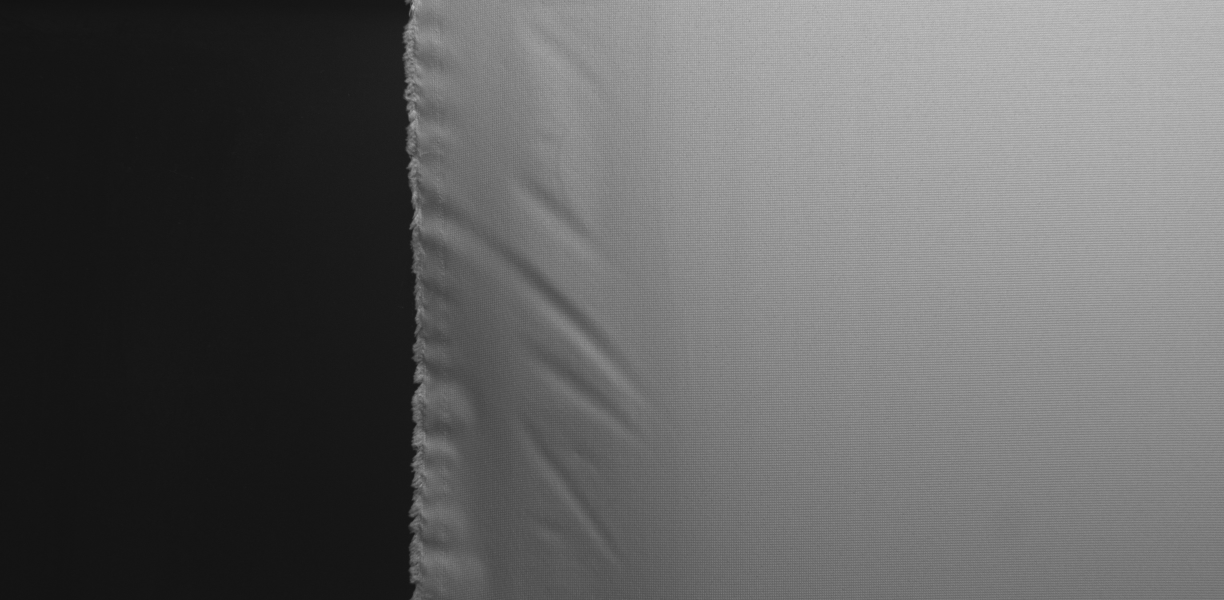
#> input picture 目标检测和残差分类算法/all_classify_net_train/our_data/shujuji/停车痕松/144152_1_0.jpg, 2448 x 1200 px (shown at 1/2 size); its folder holds only this picture in this run
$ python -i fenge_result.py   (imports and definitions only)   (older library calls are emulated)
#> lines starting #> are read from the running program, lines starting #| are printed output that depends on the picture; after the words box and inside, x2 and y2 are one past the last pixel; in counts of white or black regions, pixels touching at a corner belong together; pictures that were not available may be replaced by others from this repository, and a replacement may not be noted
#> in fenge_result, img is the input picture: shape (1200, 2448); min 17, max 206, mean 96.8
import cv2 as cv
import numpy as np
from matplotlib import pyplot as plt
import os

def gzjz(img):
##光照矫正：自适应直方图均衡法
    clahe = cv.createCLAHE(clipLimit = 2.0)
    cll = clahe.apply(img)
    return cll

def zzlb(cll,size=5):
##去噪：中值滤波
#> called with size = 5
    median = cv.medianBlur(cll, size)
    return median

def yzfg(median):
##分割二值化：局部阈值分割
    th1 = cv.adaptiveThreshold(median,255,cv.ADAPTIVE_THRESH_GAUSSIAN_C,cv.THRESH_BINARY_INV,101,8)
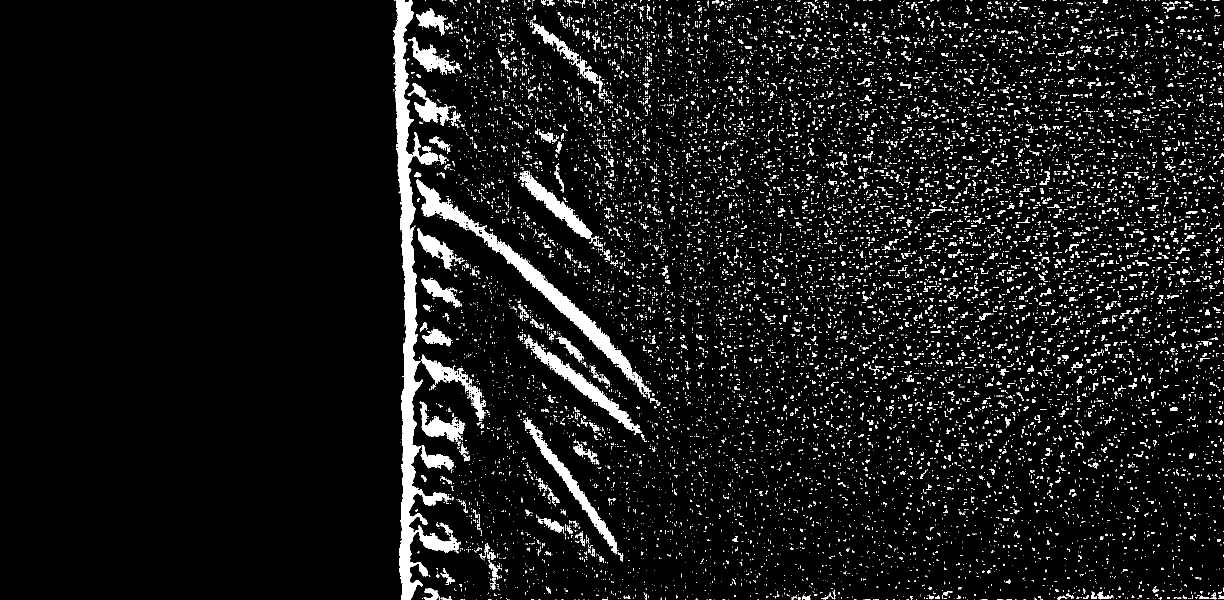
#> th1: shape (1200, 2448) (shown at 1/2 size); 6.7% white; 14415 white regions (12974 under 20 px), largest, box (x1, y1, x2, y2) and area: (786, 0, 922, 1200) 31676, (833, 358, 1303, 788) 14156, (1049, 669, 1284, 870) 5525
    th2 = cv.adaptiveThreshold(median,255,cv.ADAPTIVE_THRESH_GAUSSIAN_C,cv.THRESH_BINARY,101,-6)
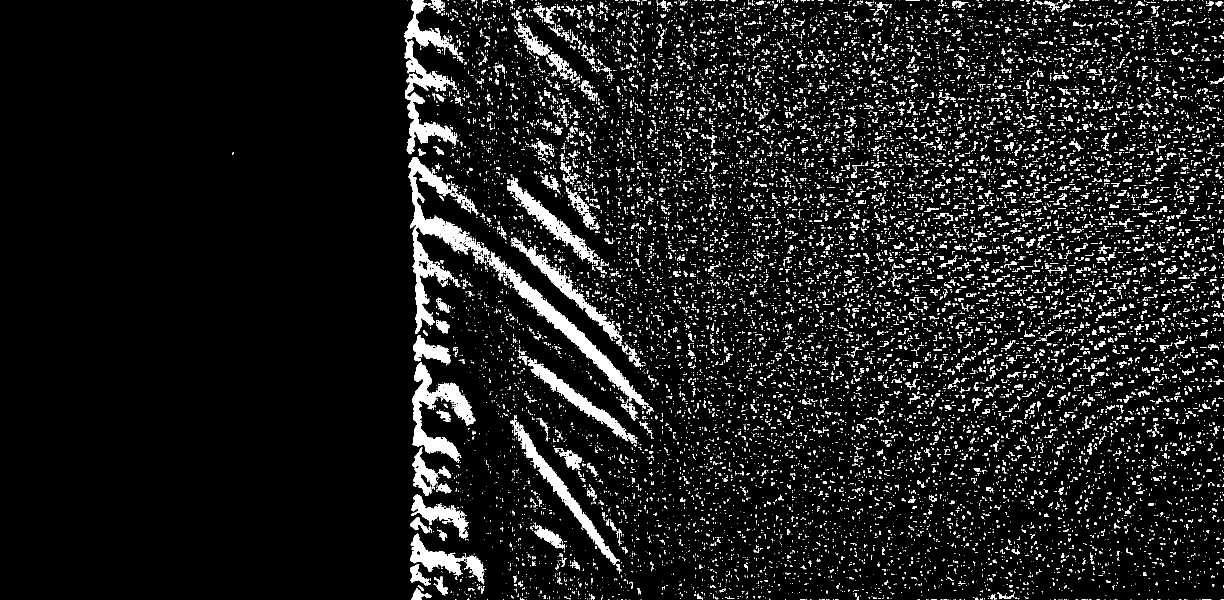
#> th2: shape (1200, 2448) (shown at 1/2 size); 8.1% white; 16971 white regions (14852 under 20 px), largest, box (x1, y1, x2, y2) and area: (816, 314, 980, 668) 13087, (808, 0, 915, 309) 9877, (978, 503, 1298, 818) 9203
    if th1 is None and th2 is None:
        th3=[]
    else:
        th3 = th1 | th2
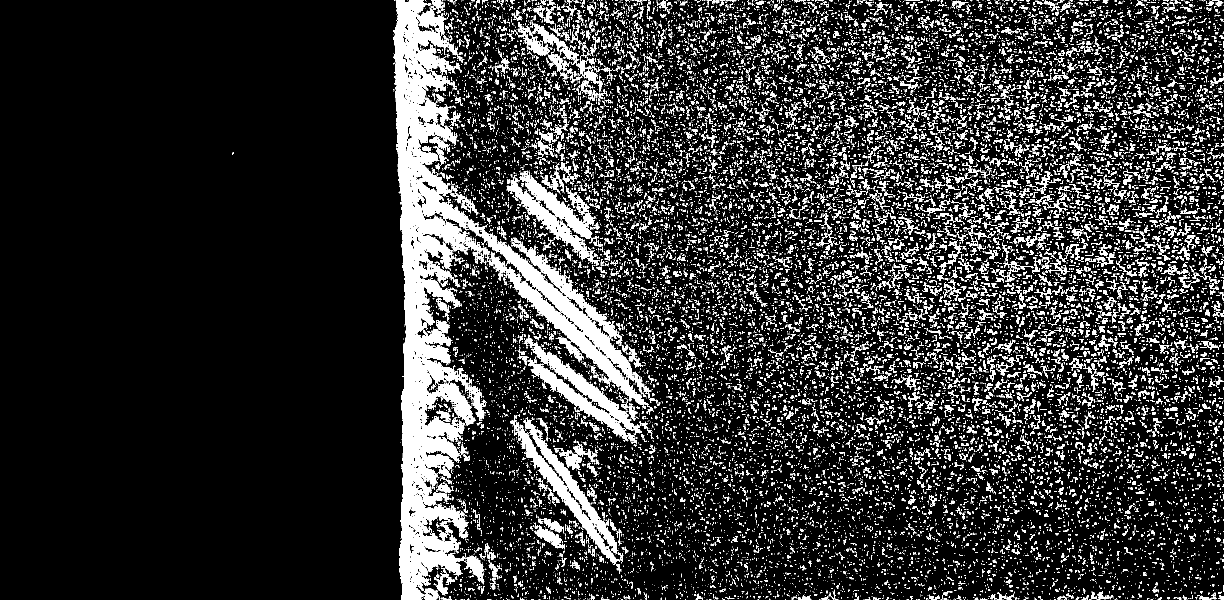
#> th3: shape (1200, 2448) (shown at 1/2 size); 14.8% white; 27883 white regions (24408 under 20 px), largest, box (x1, y1, x2, y2) and area: (786, 0, 1303, 1200) 122826, (1020, 830, 1239, 1128) 10961, (1049, 669, 1284, 887) 10489
    return th3

def tqlk(th3):
##提取轮廓
    kernel2 = np.ones((9,9),np.uint8)
    dilation = cv.dilate(th3,kernel2,iterations=1)
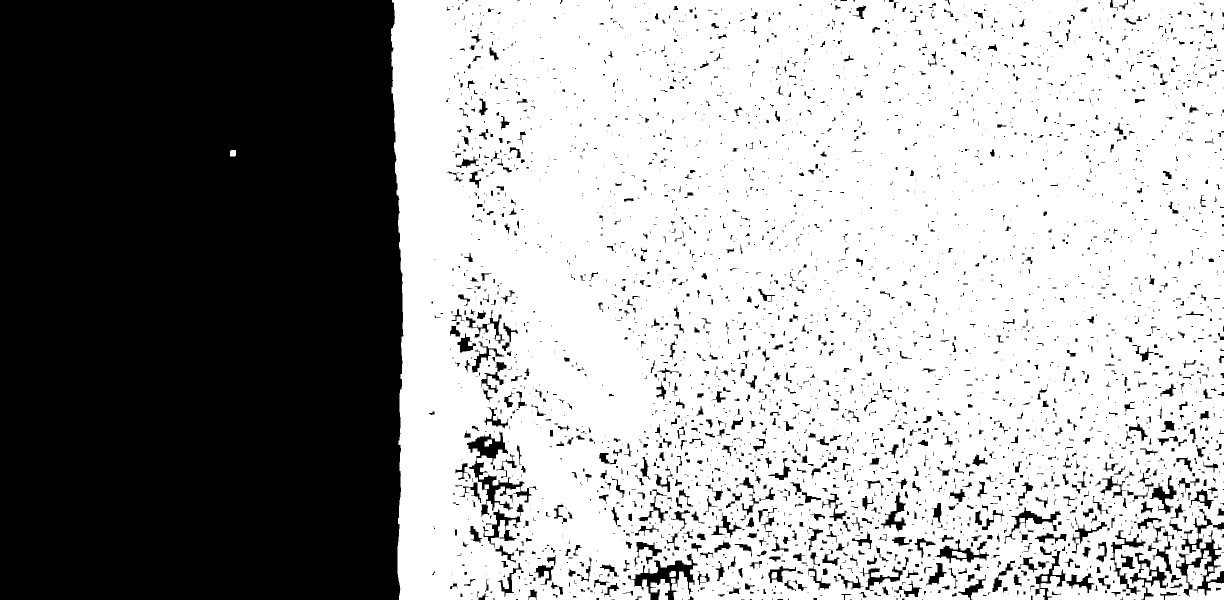
#> dilation: shape (1200, 2448) (shown at 1/2 size); 62.9% white; 3334 black regions (2228 under 20 px), largest, box (x1, y1, x2, y2) and area: (0, 0, 807, 1200) 955321, (934, 863, 1075, 1034) 5180, (1256, 1107, 1395, 1200) 4077
    kernel1 = np.ones((11,11),np.uint8)
    erosion = cv.erode(dilation,kernel1,iterations=1)
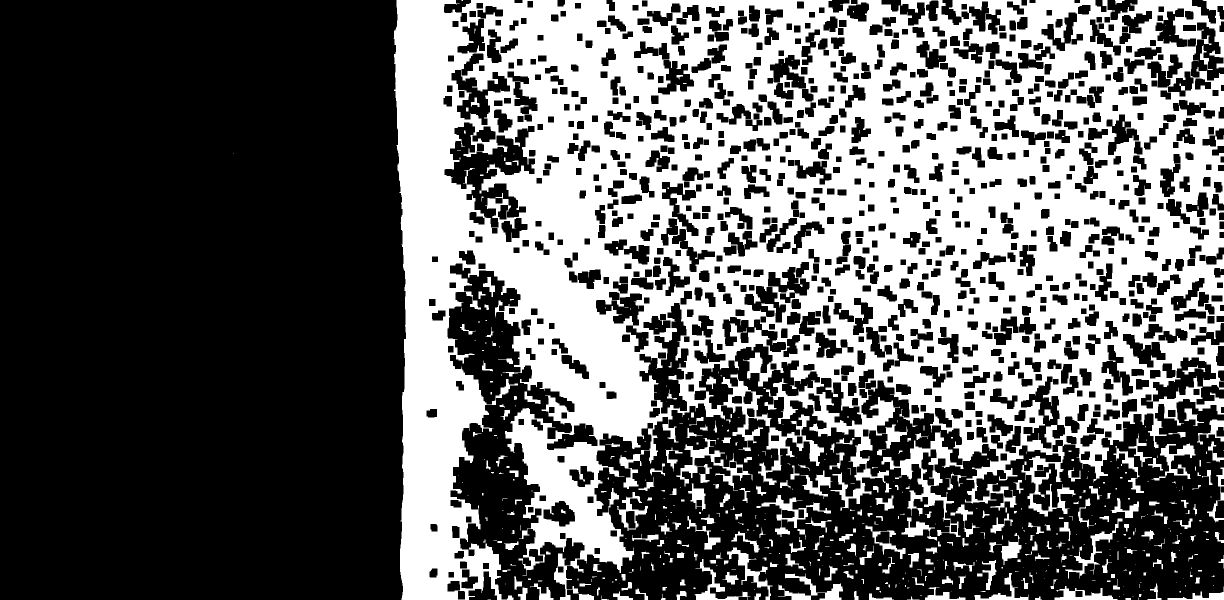
#> erosion: shape (1200, 2448) (shown at 1/2 size); 38.5% white; 553 white regions (270 under 20 px)
    return erosion


def distance(rect1,rect2):
    #求矩形距离
    if(rect1[1]<rect2[1]):
        if(rect1[0]<rect2[0]):
            tx = rect2[0]-(rect1[0]+rect1[2])
            ty = rect2[1]-(rect1[1]+rect1[3])
            if(tx<0 and ty<0):
                juli = 0
            else:juli = np.sqrt(np.square(tx)+np.square(ty))
        else:
            tx = rect2[0]+rect2[2]-rect1[0]
            ty = rect2[1]-(rect1[1]+rect1[3])
            if(tx>0 and ty<0):
                juli = 0
            else:juli = np.sqrt(np.square(tx)+np.square(ty))
    else:
        if(rect1[0]>rect2[0]):
            tx = rect1[0]-(rect2[0]+rect2[2])
            ty = rect1[1]-(rect2[1]+rect2[3])
            if(tx<0 and ty<0):
                juli = 0
            else:juli = np.sqrt(np.square(tx)+np.square(ty))
        else:
            tx = rect1[0]+rect1[2]-rect2[0]
            ty = rect1[1]-(rect2[1]+rect2[3])
            if(tx>0 and ty<0):
                juli = 0
            else:juli = np.sqrt(np.square(tx)+np.square(ty))
    return juli


def draw_and_cut(img,box,area=900):
    num = len(box)
    crop_img = []
    area_array = []
    box_temp = []
    box_result = []
    len_crop = 0
    for i in range(num):
        Xs = [j[0] for j in box[i]]
        Ys = [j[1] for j in box[i]]
        x1 = max(min(Xs),0)
        x2 = max(Xs)
        y1 = max(min(Ys),0)
        y2 = max(Ys)
        hight = y2-y1
        width = x2-x1
        area_array.append(hight*width)
        crop_img.append(img[y1:y1+hight,x1:x1+width])
        box_temp.append([x1,x2,y1,y2])
    #area saixuan
    for i in range(len(crop_img)):
        if (area_array[i] > area):
            cv.imwrite('./static/fenlei/crop/' + str(len_crop) + '.jpg', crop_img[i])
            box_result.append(box_temp[i])
            len_crop = len_crop + 1
        else:
            pass
    return box_result,len_crop


def ishebing(box):
    jx = []
    for i in box:
        xs = [j[0] for j in i]
        ys = [j[1] for j in i]
        x1 = min(xs)
        x2 = max(xs)
        y1 = min(ys)
        y2 = max(ys)
        height = y2 - y1
        width = x2 - x1
        jx.append([x1, y1, width, height])
    hebing_list = []
    for i in range(len(box)):
        # print(i)
        for j in range(i + 1, len(box)):
            juli = distance(jx[i], jx[j])
            # print(juli)
            if (juli < 100):#100
                hebing_list.append([i, j])
    sum = len(hebing_list)
    # print(box)
    return sum,hebing_list

def hebing(new_c,hebing_list):
    for i in range(len(hebing_list)):
        for j in range(len(hebing_list)):
            x = list(set(hebing_list[i] + hebing_list[j]))
            y = len(hebing_list[j]) + len(hebing_list[i])
            if i == j or hebing_list[i] == 0 or hebing_list[j] == 0:
                break
            elif len(x) < y:
                hebing_list[i] = x
                hebing_list[j] = [0]
    hebing_list = [i for i in hebing_list if i != [0]]
    # [8 lines of commented-out code are left out]
    for i in range(len(hebing_list)):
        temp = hebing_list[i]
        len_temp = len(temp)
        temp_lb = []
        for j in range(len_temp):
            temp_lb.extend(new_c[temp[j]])
        for k in range(len_temp):
            if k == 0:
                new_c[temp[k]] = np.array(temp_lb)
            else:
                new_c[temp[k]] = []
    #去重
    new_c2 = []
    for i in range(len(new_c)):
        if (new_c[i] != []):
            new_c2.append(new_c[i])
    return new_c2


def qyjc(img,erosion,area=900):
##区域检测
#> called with area = 900
    img2, contours, hierarchy = cv.findContours(erosion,cv.RETR_TREE,cv.CHAIN_APPROX_SIMPLE)
#> contours = 1487 contours, 326 with area under 20; largest, box (x1, y1, x2, y2) and area: (787, 0, 2448, 1200) 1439769, (888, 244, 1071, 456) 16916, (1278, 605, 1378, 828) 9777, (902, 139, 1021, 251) 5616, (2041, 752, 2131, 898) 5474
    c = sorted(contours,key=cv.contourArea,reverse=True)
#> c has the same summary as contours
    new_c = []
    for i in c:
        if(np.size(i)>50):#50
            new_c.append(i)
#> after the loop, new_c = 205 contours; largest, box (x1, y1, x2, y2) and area: (787, 0, 2448, 1200) 1439769, (888, 244, 1071, 456) 16916, (1278, 605, 1378, 828) 9777, (902, 139, 1021, 251) 5616, (2041, 752, 2131, 898) 5474
    # print(np.size(new_c))
    rect = []
    box = []
    for i in range(len(new_c)):
        rect.append(cv.minAreaRect(new_c[i]))
        box.append(np.int0(cv.boxPoints(rect[i])))
#> after the loop, box = 205 items; rect = 205 items
    ##迭代合并
    sum,hebing_list = ishebing(box)
#> the loop in ishebing, `for i in box:` made 205 passes
#> (i, xs, ys, x1, x2, y1, y2, height) on passes 1 to 3: ([[2447, 1199], [787, 1199], [787, 0], [2447, 0]], [2447, 787, 787, 2447], [1199, 1199, 0, 0], 787, 2447, 0, 1199, 1199), ([[1062, 459], [882, 449], [893, 241], [1074, 251]], [1062, 882, 893, 1074], [459, 449, 241, 251], 882, 1074, 241, 459, 218), ([[1377, 827], [1278, 827], [1278, 605], [1377, 605]], [1377, 1278, 1278, 1377], [827, 827, 605, 605], 1278, 1377, 605, 827, 222)
#> after the loop in ishebing, `for i in box:`: jx = 205 items, first 6: [787, 0, 1660, 1199], [882, 241, 192, 218], [1278, 605, 99, 222], [896, 137, 126, 115], [2024, 749, 113, 158], [1438, 628, 140, 79]
#> the loop in ishebing, `for i in range(len(box)):` made 205 passes
    while(sum>0):
        # print(sum,hebing_list)
        new_c = hebing(new_c,hebing_list)
        rect2 = []
        box2 = []
        # print('a',np.size(new_c))
        for i in range(len(new_c)):
            # print('b',i,np.size(new_c))
            rect2.append(cv.minAreaRect(new_c[i]))
            box2.append(np.int0(cv.boxPoints(rect2[i])))
        sum,hebing_list = ishebing(box2)
#> this loop made 1 pass

    ##裁剪瑕疵图像
    # print(np.size(rect2))
    # print(box2)
    rect3 = []
    box3 = []
    for i in range(len(new_c)):
        rect3.append(cv.minAreaRect(new_c[i]))
        box3.append(np.int0(cv.boxPoints(rect3[i])))
    # draw_img = cv.drawContours(img.copy(),box3,-1,(0,0,225),3)

    box_result,len_crop = draw_and_cut(img,box3,area)
    return box_result,len_crop
    # [9 lines of commented-out code are left out]


def del_file(path):
    for i in os.listdir(path):
        path_file = os.path.join(path, i)
        if os.path.isfile(path_file):
            os.remove(path_file)
        else:
            del_file(path_file)


def fenge_result(image_path,size=5,area=900):
    del_file(r'D:\Python\fifth\static\fenlei\crop')
    img = cv.imread(image_path,0)
    cll = gzjz(img)
    median = zzlb(cll,size)
    th3 = yzfg(median)
    # plt.imshow(th3, cmap='gray')
    # plt.xticks([]), plt.yticks([])
    # plt.show()
    erosion = tqlk(th3)
    box_result,len_crop = qyjc(img,erosion,area)
    return box_result,len_crop

# [4 lines of commented-out code are left out]

#> (the run stopped early here; a loop or call above may not have finished)
